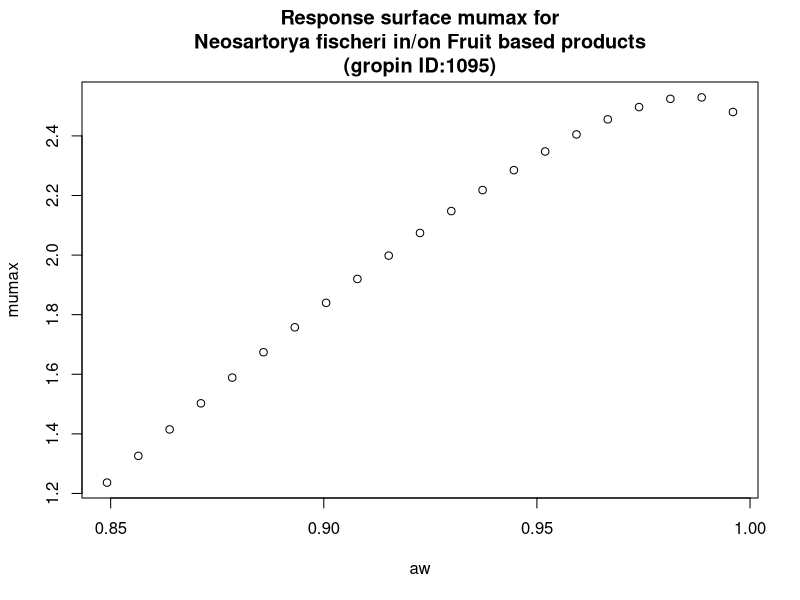

Source code (R):
#############################
# start of Parameter script
#############################
aw <- seq(0.849150849150849,0.995995,length.out=21)
#############################
# end of Parameter script
#############################
############################# 
# start of Model script Gropin ID 1095 
#############################
 
# constant coefficients for this model
 
variables <- data.frame(aw)
argumentsPar <- expand.grid(variables)
 
# heart of the model
response_surface <- function(aw) {
   mumax <-(2.290+4.119*sqrt(1-aw)-17.589*((sqrt(1-aw))^2))

return(mumax=mumax)
} 

# output parameters
responseSurface <- cbind(argumentsPar,response_surface(argumentsPar['aw']))
colnames(responseSurface) <- c(colnames(argumentsPar),'mumax')
#############################
# End of Model script
#############################
############################# 
# start of Visualisation script Gropin ID 1095 
#############################
plot(aw,responseSurface$'mumax',xlab='aw',
                          ylab='mumax',main='Response surface mumax for
Neosartorya fischeri in/on Fruit based products
(gropin ID:1095)')
#############################
# End of Visualisation script
#############################
